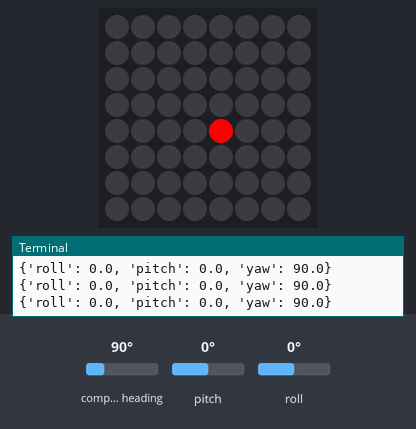
Recording of a program running on a simulated Raspberry Pi (BCM pin numbers) with a Sense HAT. Shown: the Sense HAT's 8×8 RGB LED matrix, the last lines printed to the terminal. The inputs (shaded band) are chosen by the test bench; at power-on: pitch 0°, roll 0°, compass heading 90°. The Sense HAT reports a negative pitch or roll as 360° plus the angle.

Above: at 1.2 s.
1.3 s: pitch set to 18°
2.8 s: pitch set to 22°
At 4.6 s:
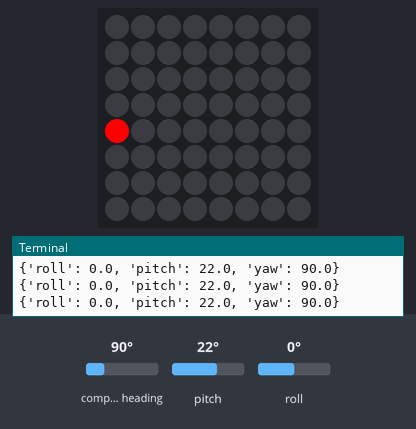
5.8 s: roll set to -86°
At 8.2 s:
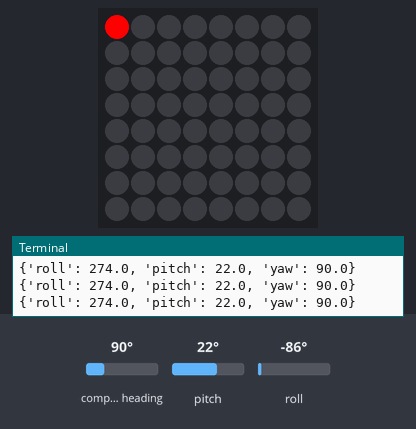
8.5 s: pitch set to -86°
At 11.0 s:
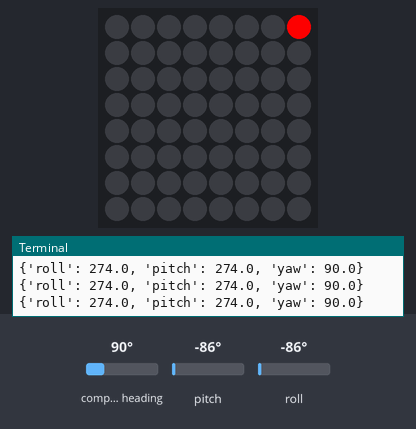
11.2 s: roll set to 18°
12.7 s: roll set to 24°
At 15.3 s:
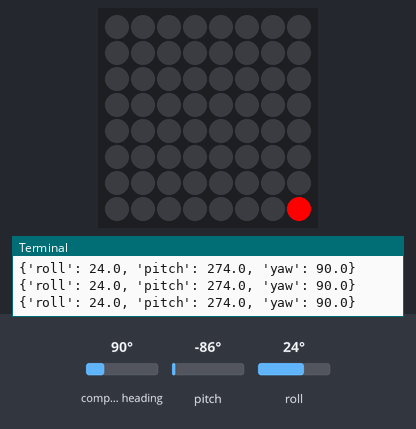
Timing chart, 0 to 16.5 s (numbered marks = the images above; inputs shaded):
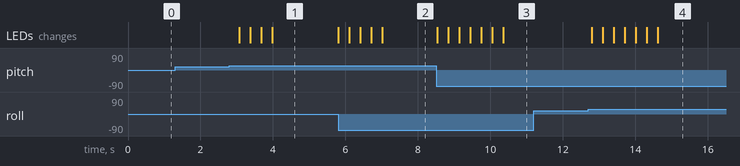

Measured:
- the behaviour switches between 20 and 21° on pitch (found by bisection; images 0 and 1)
- the behaviour switches between 20 and 21° on roll (found by bisection; images 3 and 4)
- after the input at 2.8 s, the LEDs: first change after 0.26 s (image 1 shows a later state)
- after the input at 5.8 s, the LEDs: first change at once (image 2 shows a later state)
- after the input at 8.5 s, the LEDs: first change at once (image 3 shows a later state)
- after the input at 12.7 s, the LEDs: first change after 0.09 s (image 4 shows a later state)

The program:

orientation.py
```python
#!/usr/bin/python

from sense_hat import SenseHat
from time import sleep

# LED an aktueller Position einschalten, an der
# bisherigen ausschalten
def setLED(x, y):
    global oldX, oldY
    # LED an alter Position ausschalten ...
    sense.set_pixel(oldX, oldY, (0, 0, 0))
    # und an neuer Position einschalten (rot) und
    # diese Position merken
    sense.set_pixel(x, y, (255, 0, 0))
    (oldX, oldY) = (x, y)

# Setup
sense = SenseHat()
sense.clear()
(x, y)       = (4, 4)  # Startposition
(oldX, oldY) = (0, 0)  # vorige Position
setLED(x, y)

# Event-Loop
print("Programmende mit Strg+C")
try:
    while True:
        o = sense.get_orientation()
        print(o)
        if 20 < o['pitch'] < 90 and x>0:
            x -= 1
        if 270 < o['pitch'] < 340 and x<7:
            x += 1
        if 270 < o['roll'] < 340 and y>0:
            y -= 1
        if 20 < o['roll'] < 90 and y<7:
            y += 1
        # LED an neuer Position einschalten
        setLED(x, y)
        sleep(0.3)
except KeyboardInterrupt:
    sense.clear()
    print("Programmende")
```
